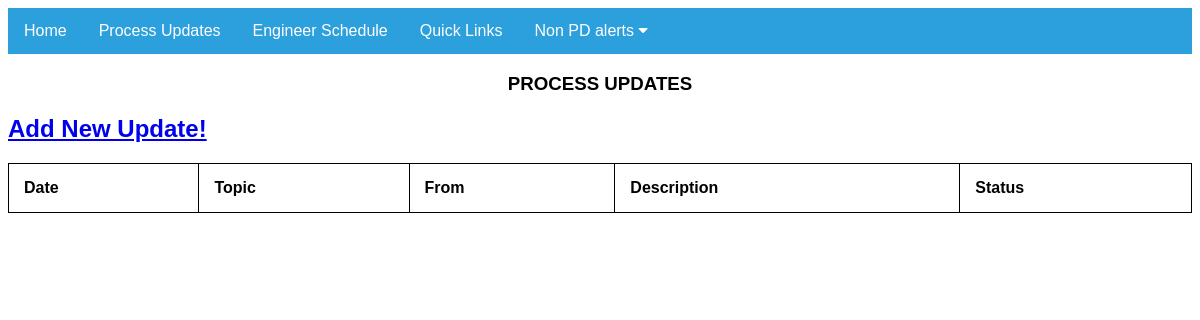
Page /updates/updates_list/ on the earlier database version.
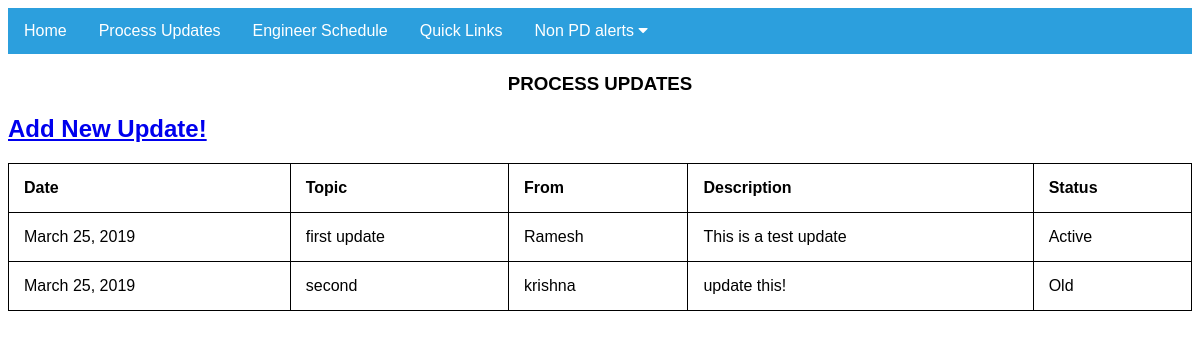
Same page on the later database version.
### updates/models.py (models this page shows)
class Update(models.Model):
    Date = models.DateTimeField(null=False)
    Topic = models.CharField(max_length=100,null=False)
    From = models.CharField(max_length=100,null=False)
    Description = models.TextField(null=True, blank=False)
    Status = models.TextField(null=False, default='Active')

### updates/views.py (the view)
def updates_list(request):
    updates = Update.objects.all()
    return render(request,'updates/updates_list.html',{'updates':updates})

### updates/templates/updates/updates_list.html (shortened to what this page needs)
<!DOCTYPE html>
{% extends 'base.html' %}
{% block content %}
<html>
<head>
</head>
<body>
<h3 style="color:Black;text-align:center">PROCESS UPDATES<h3>
<h2><a href="{% url 'updates:process_updates' %}">Add New Update!</a></button></h2>
<table style="width:100%">
  <tr>
    <th>Date</th>
    <th>Topic</th>
    <th>From</th>
    <th>Description</th>
    <th>Status</th>
  </tr>
{% for update in updates.all %}
<tr>
  <td>{{ update.Date | date }}</td>
  <td>{{ update.Topic }}</td>
  <td>{{ update.From }}</td>
  <td>{{ update.Description }}</td>
  <td>{{ update.Status }}</td>
</tr>
{% endfor %}
</table>
<br>
</body>
{% endblock %}

### templates/base.html (shortened to what this page needs)
<!DOCTYPE html>
<html>
<head>
<link rel="stylesheet" href="https://cdnjs.cloudflare.com/ajax/libs/font-awesome/4.7.0/css/font-awesome.min.css">
</head>
<body>
<div class="navbar">
  <a href="{% url 'accounts:home' %}">Home</a>
  <a href="{% url 'updates:updates_list' %}">Process Updates</a>
  <a href="{% url 'posts:schedule' %}">Engineer Schedule</a>
  <a href="{% url 'posts:quicklinks' %}">Quick Links</a>
  <div class="dropdown">
    <button class="dropbtn">Non PD alerts
      <i class="fa fa-caret-down"></i>
    </button>
  </div>
</div>
</body>
{% block content %}
{% endblock %}
</html>

### templates/base.html (style rules this page uses)
body { font-family: Arial, Helvetica, sans-serif; }
.navbar { overflow: hidden; background-color: #2C9FDD; text-decoration: none; }
.navbar a { float: left; font-size: 16px; color: white; text-align: center; padding: 14px 16px; text-decoration: none; }
.dropdown { float: left; overflow: hidden; }
.dropdown .dropbtn { font-size: 16px; border: none; outline: none; color: white; padding: 14px 16px; background-color: inherit; font-family: inherit; margin: 0; }

### updates/templates/updates/updates_list.html (style rules this page uses)
table, th, td { border: 1px solid black; border-collapse: collapse; }
th, td { padding: 15px; text-align: left; }

Differences in the rows shown:
added Update: Date "March 25, 2019", Topic "first update", From "Ramesh", Description "This is a test update", Status "Active"
added Update: Date "March 25, 2019", Topic "second", From "krishna", Description "update this!", Status "Old"
